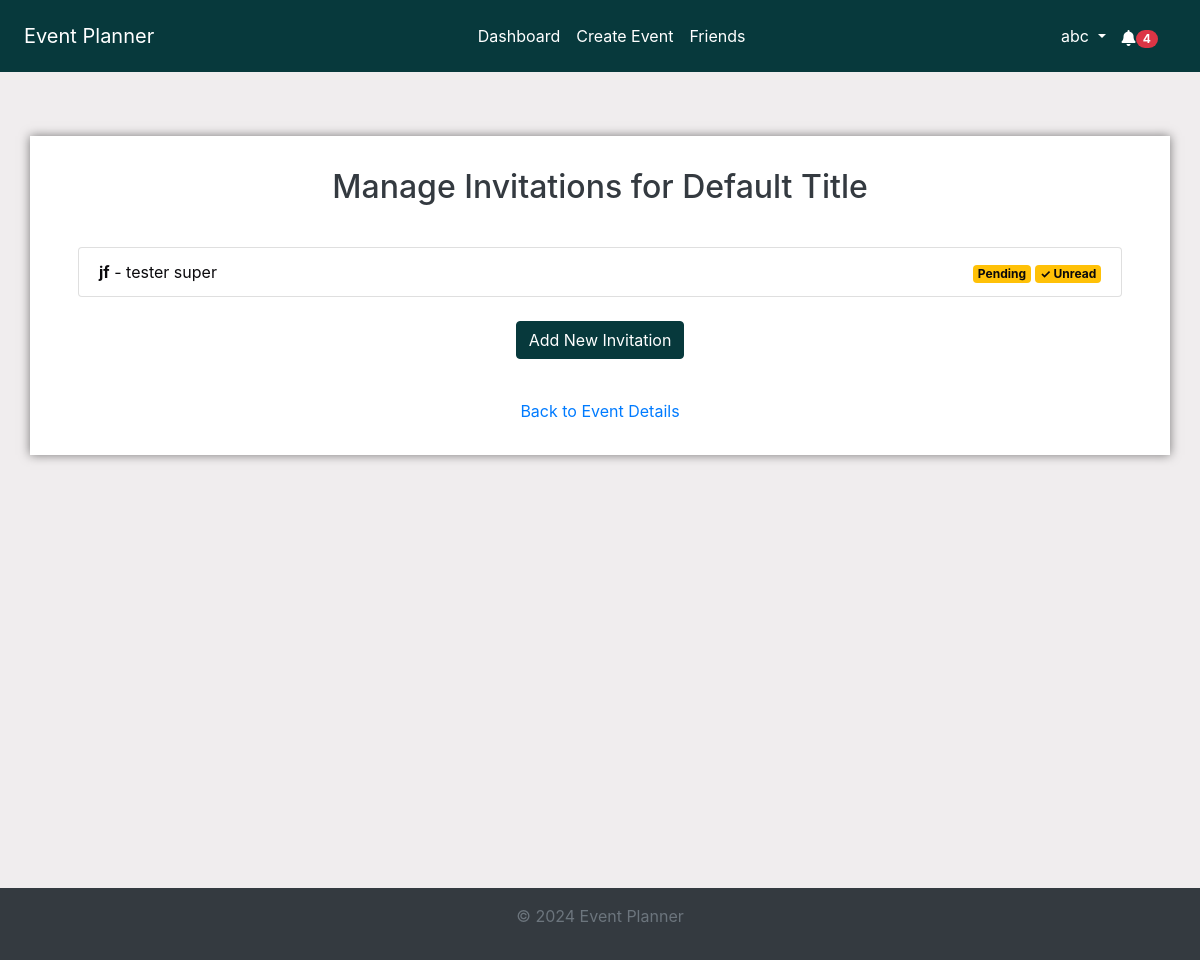
Page /invitations/manage/271/ (signed in) on the earlier database version.
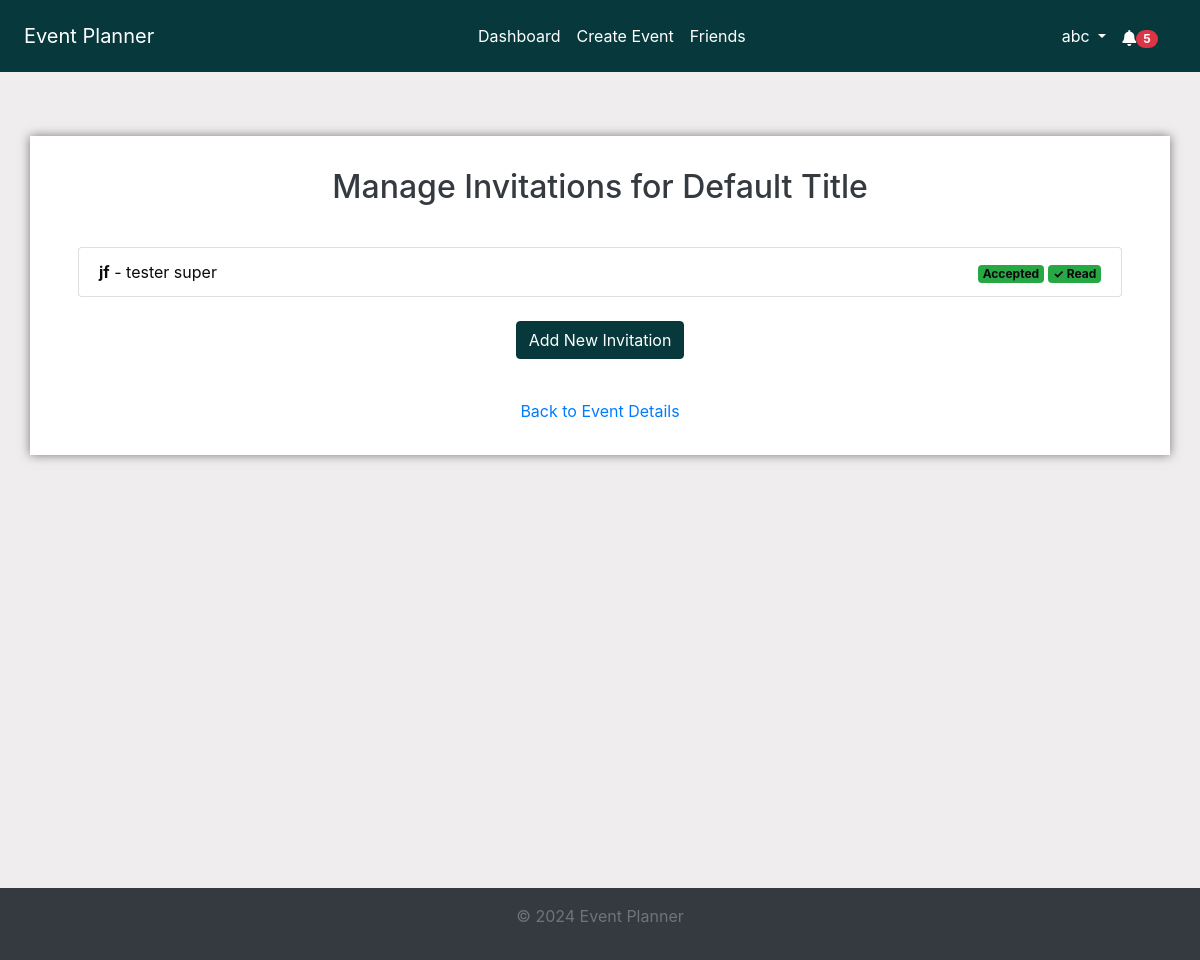
Same page on the later database version.
### events/models.py (models this page shows, shortened)
class Event(models.Model):
    STATUS_CHOICES = [
        ("Pending", "Pending"),
        ("Confirmed", "Confirmed"),
        ("Cancelled", "Cancelled"),
    ]
    title = models.CharField(max_length=100)
    description = models.TextField()
    location = models.CharField(max_length=255)
    created_by = models.ForeignKey(User, on_delete=models.CASCADE)
    proposed_date = models.DateTimeField()
    finalized_date = models.DateTimeField(null=True, blank=True)
    status = models.CharField(
        max_length=20, choices=STATUS_CHOICES, default="Pending"
    )
    created_at = models.DateTimeField(auto_now_add=True)
    updated_at = models.DateTimeField(auto_now=True)

### invitations/models.py (models this page shows, shortened)
class Invitation(models.Model):
    STATUS_CHOICES = [
        ("Pending", "Pending"),
        ("Accepted", "Accepted"),
        ("Declined", "Declined"),
    ]
    event = models.ForeignKey(
        Event, on_delete=models.CASCADE, related_name="invitations"
    )
    user = models.ForeignKey(User, on_delete=models.CASCADE)
    status = models.CharField(
        max_length=20, choices=STATUS_CHOICES, default="Pending"
    )
    suggested_date = models.DateTimeField(null=True, blank=True)
    read = models.BooleanField(default=False)
    created_at = models.DateTimeField(auto_now_add=True)
    updated_at = models.DateTimeField(auto_now=True)

### invitations/views.py (the view)
@login_required
def manage_invitations(request, event_id):
    event = get_object_or_404(Event, id=event_id)
    if event.created_by != request.user:
        return redirect("dashboard")
    invitations = Invitation.objects.filter(event=event).select_related("user")
    return render(
        request,
        "invitations/manage_invitations.html",
        {"event": event, "invitations": invitations},
    )

### accounts/context_processors.py (called while the page is built)
def google_api_key(request):
    return {"GOOGLE_API_KEY": os.getenv("GOOGLE_API_KEY")}

### notifications/context_processors.py (called while the page is built)
def notifications(request):
    if request.user.is_authenticated:
        all_unread_notifications = Notification.objects.filter(
            user=request.user, read=False
        ).order_by("-created_at")
        unread_count = all_unread_notifications.count()
        recent_unread_notifications = all_unread_notifications[:8]
        return {
            "recent_unread_notifications": recent_unread_notifications,
            "unread_count": unread_count,
        }
    return {}

### templates/invitations/manage_invitations.html (shortened to what this page needs)
{% extends 'base.html' %}
{% block content %}
<div class="container mt-5">
    <h2 class="text-center text-dark">Manage Invitations for {{ event.title }}</h2>
    <form class="invitation-list mt-4">
        <ul class="list-group">
            {% for invitation in invitations %}
                <li class="list-group-item d-flex justify-content-between align-items-center">
                    <span>
                        <strong>{{ invitation.user.username }}</strong> - {{ invitation.user.first_name }} {{ invitation.user.last_name }}
                    </span>
                    <span>
                        <span class="badge bg-{{ invitation.status|lower }}">{{ invitation.status }}</span>
                        {% if invitation.read %}
                            <span class="badge bg-success">✓ Read</span>
                        {% else %}
                            <span class="badge bg-warning">✓ Unread</span>
                        {% endif %}
                    </span>
                </li>
            {% empty %}
                <li class="list-group-item">No invitations found.</li>
            {% endfor %}
        </ul>
        <div class="text-center mt-4">
            <a href="{% url 'create_invitation' event.id %}" class="btn btn-primary">Add New Invitation</a>
        </div>
    </form>
    <div class="text-center mt-4">
        <a href="{% url 'event_details' event.id %}" >Back to Event Details</a>
    </div>
</div>
{% endblock %}

### templates/base.html (shortened to what this page needs)
<!DOCTYPE html>
<html lang="en">
<head>
    {% load static %}
    <link rel="stylesheet" href="https://stackpath.bootstrapcdn.com/bootstrap/4.5.2/css/bootstrap.min.css">
    <link rel="stylesheet" href="{% static 'css/styles.css' %}">
    <link rel="stylesheet" href="https://cdnjs.cloudflare.com/ajax/libs/font-awesome/5.15.4/css/all.min.css">
    <link rel="stylesheet" href="https://cdnjs.cloudflare.com/ajax/libs/fullcalendar/3.10.2/fullcalendar.min.css" />
</head>
<body class="c-app">
    <header class="c-header c-header-light c-header-fixed">
        <nav class="navbar navbar-expand-lg navbar-light">
            <a class="navbar-brand" href="{% url 'home' %}">Event Planner</a>
            <div class="collapse navbar-collapse" id="navbarSupportedContent">
                {% if user.is_authenticated %}
                <ul class="navbar-nav mx-auto">
                    <li class="nav-item {% if request.resolver_match.url_name == 'dashboard' %}active{% endif %}">
                        <a class="nav-link" href="{% url 'dashboard' %}">Dashboard</a>
                    </li>
                    <li class="nav-item {% if request.resolver_match.url_name == 'create_event' %}active{% endif %}">
                        <a class="nav-link" href="{% url 'create_event' %}">Create Event</a>
                    </li>
                    <li class="nav-item {% if request.resolver_match.url_name == 'friends_page' %}active{% endif %}">
                        <a class="nav-link" href="{% url 'friends_page' %}">Friends</a>
                    </li>
                    {% endif %}
                </ul>
                {% if user.is_authenticated %}
                <ul class="navbar-nav d-flex">
                    <li class="nav-item dropdown">
                        <a class="nav-link dropdown-toggle" href="#" id="profileLink" role="button" data-toggle="dropdown" aria-haspopup="true" aria-expanded="false">
                            {{ user.username }}
                        </a>
                    </li>
                </ul>
                {% endif %}
            </div>
            {% if user.is_authenticated %}
                <ul class="navbar-nav ml-auto d-flex">
                    <li class="nav-item">
                        <a class="nav-link" href="#" id="notificationBell" role="button" data-toggle="dropdown" aria-haspopup="true" aria-expanded="false">
                            <i class="fas fa-bell"></i>
                            {% if unread_count > 0 %}
                                <span class="badge badge-pill badge-danger">{{ unread_count }}</span>
                            {% endif %}
                        </a>
                    </li>
                </ul>
            {% endif %}
        </nav>
    </header>
    <main class="c-main">
        <div class="container-fluid">
            <div class="fade-in">
                {% block content %}{% endblock %}
            </div>
        </div>
    </main>
    <footer class="footer mt-auto py-3">
        <div class="container text-center">
            <p class="text-muted">&copy; 2024 Event Planner</p>
        </div>
    </footer>
</body>
</html>

### static/css/styles.css (style rules this page uses)
* { box-sizing: border-box; }
body, html { margin: 0; padding: 0; font-family: var(--font-family-sans-serif); background-color: var(--background); color: var(--text); height: 100%; }
:root { --primary: #07393c; --secondary: #2C666E; --accent: #90DDF0; --background: #F0EDEE; --text: #0A090C; --heading-bg: #eeeeee; --white: #fff; --gray: #6c757d; --gray-dark: #343a40; --success: #28a745; --info: #17a2b8; --warning: #ffc107; --danger: #dc3545; --light: #f8f9fa; --dark: #343a40; --breakpoint-xs: 0; --breakpoint-sm: 576px; --breakpoint-md: 768px; --breakpoint-lg: 992px; --breakpoint-xl: 1200px; --font-family-sans-serif: -apple-system, BlinkMacSystemFont, "Segoe UI", Roboto, "Helvetica Neue", Arial, "Noto Sans", sans-serif, "Apple Color Emoji", "Segoe UI Emoji", "Segoe UI Symbol", "Noto Color Emoji"; --font-family-monospace: SFMono-Regular, Menlo, Monaco, Consolas, "Liberation Mono", "Courier New", monospace; }
.container-fluid { display: flex; flex-direction: column; min-height: 100vh; }
.btn-primary { background-color: var(--primary) !important; border-color: var(--primary) !important; }
header { background-color: var(--primary) !important; color: var(--white) !important; padding: .5rem !important; margin-bottom: 1rem !important; }
header a, header .navbar-brand, header .nav-link { color: var(--white) !important; }
footer { background-color: var(--dark) !important; color: var(--white) !important; padding: 1rem !important; text-align: center !important; margin-top: auto; }
.upcoming-events, .your-events, form { padding: 1rem; box-shadow: 0 0 10px rgba(0, 0, 0, .1); background-color: var(--white); border-radius: 5px; }
body>main>div>div>div.container { background-color: var(--white); padding: 2rem; box-shadow: 0 0 10px rgba(0, 0, 0, .5); }
.bg-accepted, .bg-confirmed { background-color: var(--success) !important; }
.upcoming-events, .your-events, form { box-shadow: none; }
.navbar-nav.mx-auto { flex: 1; justify-content: center; }
#notificationBell { margin-right: 10px; padding-top: .9rem; display: flex; justify-content: flex-end; }

Differences in the rows shown:
changed Invitation "jf": status "Pending" → "Accepted"; read "✓ Unread" → "✓ Read"
Other differences:
{{ unread_count }}: "4" → "5"
